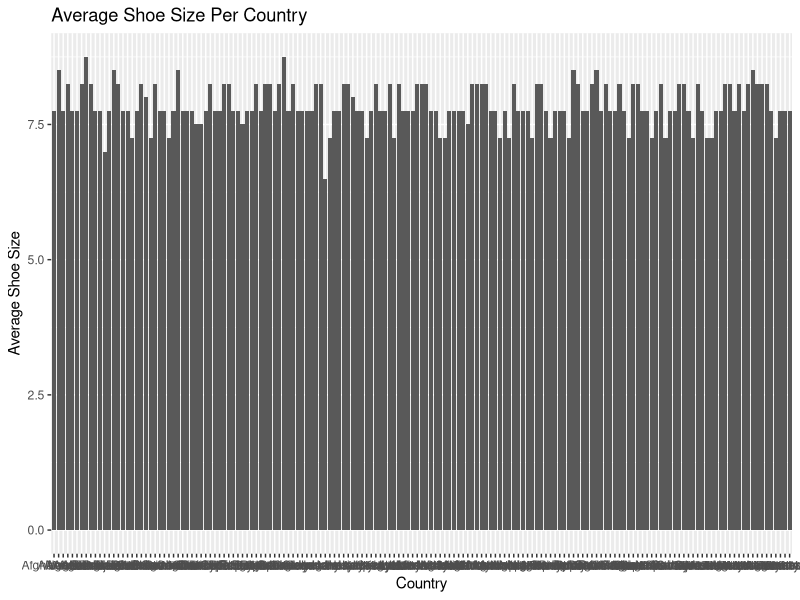
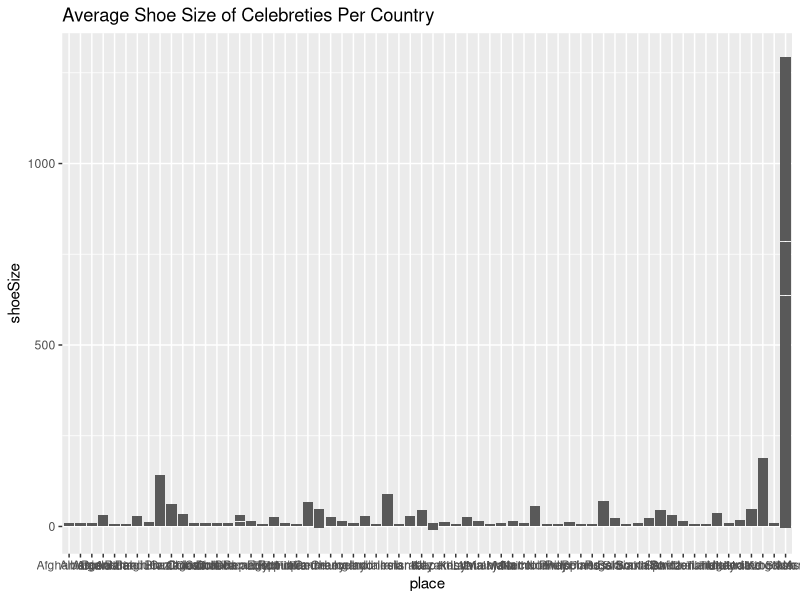

R code for these plots, in order:
library(tidyverse)
shoe_size_by_country <- read_csv("shoe-size-by-country-2024.csv") |>
  mutate( total = (AverageWomenShoeSize + AverageMenShoeSize) /2 ) 


# Scatterplot 
ggplot( data = shoe_size_by_country) + 
  aes( y = total, x = country) + 
  labs( y =  "Average Shoe Size",  x = "Country") + 
  ggtitle("Average Shoe Size Per Country") +  
  geom_col()

  shoe_size_celeb <- read_csv("data_foot_size.csv")

ggplot( data = shoe_size_celeb) + 
  aes( y = shoeSize, x = place) + 
  labs( y =  "shoeSize",  x = "place") + 
  ggtitle("Average Shoe Size of Celebreties Per Country") +  
  geom_col()
